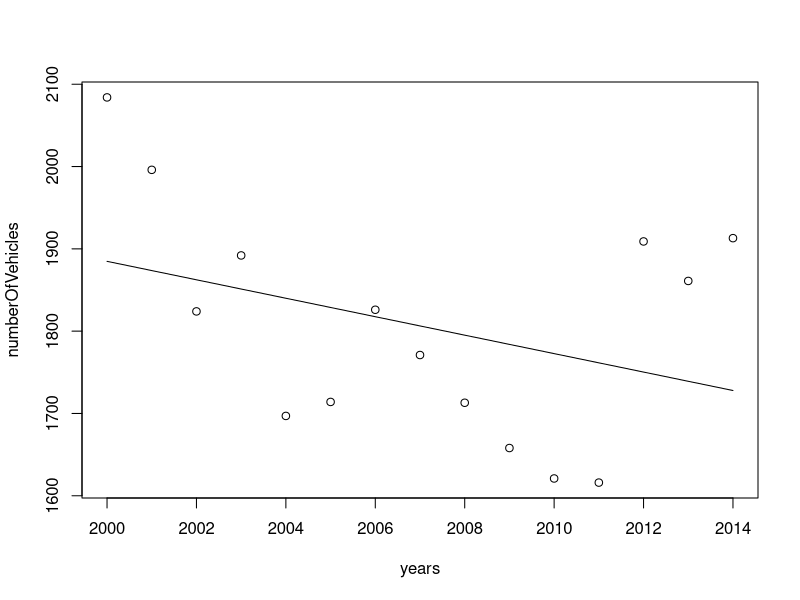
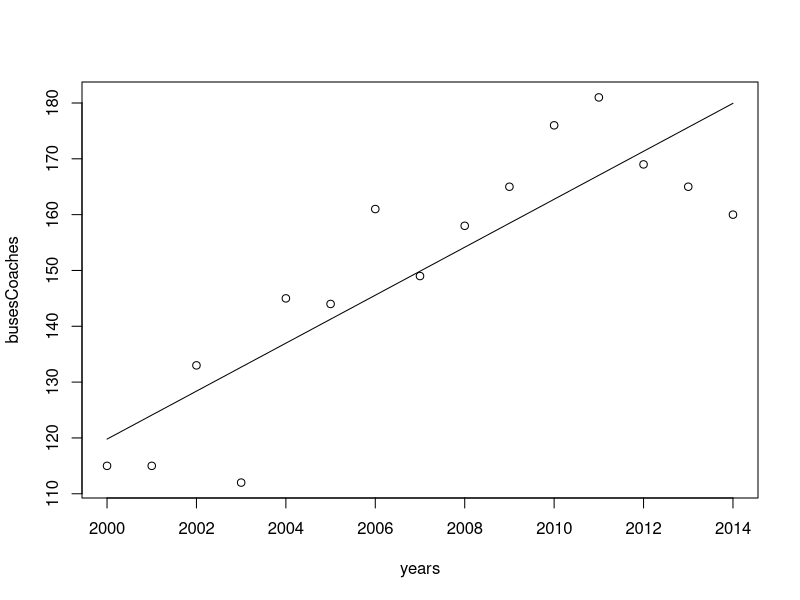

The R source for these figures, in order:
cp = '6119'
predict_yr = 2020
data = read.csv('Westminster.csv', header=TRUE)
dataByCP = subset(data, CP==cp)
years = dataByCP[,1]
numberOfVehicles = dataByCP[,24]
busesCoaches = dataByCP[,15]

#Linear Regression
lse = lm(numberOfVehicles~years)
yfit = lse$fitted.values
png('RegressionPlot.png')
plot(years, numberOfVehicles)
lines(years, yfit)

newdata = expand.grid(years=c(predict_yr))
predict_val = predict(lse, newdata)
cat(paste(c("Predicted Value for year", predict_yr, "is", predict_val, "\n"), collapse=" "))


#Analyzing for Bus Data
lse = lm(busesCoaches~years)
yfit = lse$fitted.values
png('RegressionPlotForPublicTransport.png')
plot(years, busesCoaches)
lines(years, yfit)

newdata = expand.grid(years=c(predict_yr))
predict_val = predict(lse, newdata)
cat(paste(c("Predicted Value of Public Transport for year", predict_yr, "is", predict_val, "\n"), collapse=" "))
